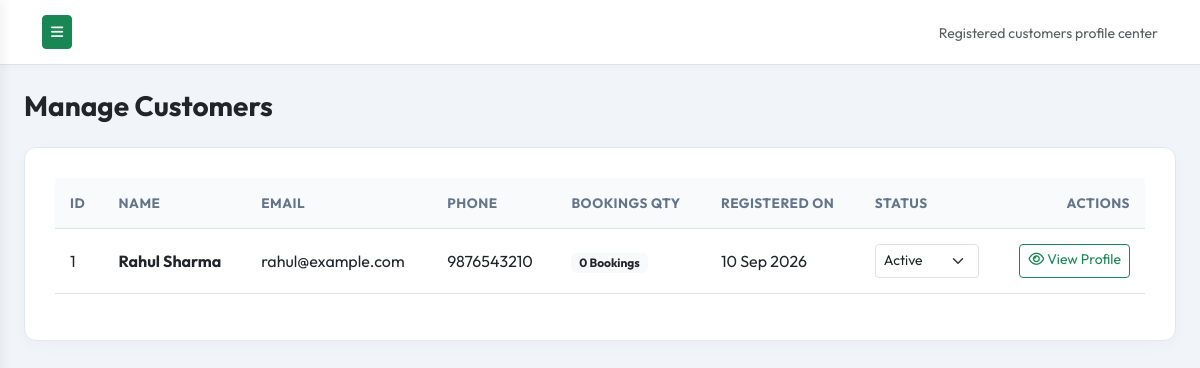
Page /admin/users/manage.php (signed in) on the committed database.
### tables this page shows
CREATE TABLE IF NOT EXISTS `users` (
  `id` INT AUTO_INCREMENT PRIMARY KEY,
  `name` VARCHAR(100) NOT NULL,
  `email` VARCHAR(150) NOT NULL UNIQUE,
  `password_hash` VARCHAR(255) NOT NULL,
  `phone` VARCHAR(20) NOT NULL,
  `address` TEXT DEFAULT NULL,
  `status` ENUM('Active', 'Inactive') DEFAULT 'Active',
  `verification_token` VARCHAR(100) DEFAULT NULL,
  `email_verified` TINYINT(1) DEFAULT 0,
  `created_at` TIMESTAMP DEFAULT CURRENT_TIMESTAMP,
  `updated_at` TIMESTAMP DEFAULT CURRENT_TIMESTAMP ON UPDATE CURRENT_TIMESTAMP
);

### includes/functions.php (called while the page is built, shortened)
<?php
function format_date($date_str, $format = 'd M Y') {
    $timestamp = strtotime($date_str);
    return date($format, $timestamp);
}

### admin/users/manage.php (the view, shortened to what this page needs)
<?php
require_once __DIR__ . '/../../includes/functions.php';
$db = Database::connect();
try {
    $stmt = $db->query("SELECT u.*, COUNT(b.id) as total_bookings FROM users u
                        LEFT JOIN bookings b ON u.id = b.user_id
                        GROUP BY u.id ORDER BY u.id DESC");
    $users = $stmt->fetchAll();
} catch (PDOException $e) {
    die("System error: " . $e->getMessage());
}
?>
<!DOCTYPE html>
<html lang="en">
<head>
    <link href="https://cdn.jsdelivr.net/npm/bootstrap@5.3.0/dist/css/bootstrap.min.css" rel="stylesheet">
    <link href="https://cdnjs.cloudflare.com/ajax/libs/font-awesome/6.4.0/css/all.min.css" rel="stylesheet">
    <link href="<?php echo SITE_URL; ?>/assets/css/admin.css" rel="stylesheet">
    <link href="<?php echo SITE_URL; ?>/assets/css/responsive.css" rel="stylesheet">
</head>
<body class="admin-body">
<div class="d-flex" id="wrapper">
    <div id="page-content-wrapper">
        <nav class="navbar navbar-expand-lg navbar-light admin-navbar border-bottom">
            <div class="container-fluid">
                <button class="btn btn-success btn-sm" id="menu-toggle"><i class="fas fa-bars"></i></button>
                <div class="ms-auto">
                    <span class="text-muted small">Registered customers profile center</span>
                </div>
            </div>
        </nav>
        <div class="container-fluid p-4">
            <div class="d-flex justify-content-between align-items-center mb-4">
                <h3 class="fw-bold mb-0">Manage Customers</h3>
            </div>
            <div class="admin-card">
                <div class="table-responsive">
                    <table class="table table-hover table-custom align-middle text-muted">
                        <thead>
                            <tr>
                                <th>ID</th>
                                <th>Name</th>
                                <th>Email</th>
                                <th>Phone</th>
                                <th>Bookings Qty</th>
                                <th>Registered On</th>
                                <th>Status</th>
                                <th class="text-end">Actions</th>
                            </tr>
                        </thead>
                        <tbody>
                            <?php if (!empty($users)): ?>
                                <?php foreach ($users as $usr):
                                ?>
                                    <tr>
                                        <td><?php echo $usr['id']; ?></td>
                                        <td><strong><?php echo htmlspecialchars($usr['name']); ?></strong></td>
                                        <td><?php echo htmlspecialchars($usr['email']); ?></td>
                                        <td><?php echo htmlspecialchars($usr['phone']); ?></td>
                                        <td><span class="badge bg-light text-dark"><?php echo $usr['total_bookings']; ?> Bookings</span></td>
                                        <td><?php echo format_date($usr['created_at']); ?></td>
                                        <form action="" method="POST">
                                            <td>
                                                <select name="status" class="form-select form-select-sm" onchange="this.form.submit()">
                                                    <option value="Active" <?php echo $usr['status'] === 'Active' ? 'selected' : ''; ?>>Active</option>
                                                </select>
                                            </td>
                                        </form>
                                        <td class="text-end">
                                            <a href="<?php echo SITE_URL; ?>/admin/users/view.php?id=<?php echo $usr['id']; ?>" class="btn btn-sm btn-outline-success py-1 px-2">
                                                <i class="far fa-eye"></i> View Profile
                                            </a>
                                        </td>
                                    </tr>
                                <?php endforeach; ?>
                            <?php else: ?>
                                <tr>
                                    <td colspan="8" class="text-center py-4">No customers registered yet.</td>
                                </tr>
                            <?php endif; ?>
                        </tbody>
                    </table>
                </div>
            </div>
        </div>
    </div>
</div>
</body>
</html>

### assets/css/admin.css (style rules this page uses)
:root { --admin-primary: #2D5A27; --admin-secondary: #34495E; --admin-dark: #1E293B; --admin-light: #F8FAFC; --sidebar-width: 260px; --transition: all 0.3s cubic-bezier(0.25, 0.8, 0.25, 1); }
body.admin-body { background-color: #F1F5F9; font-family: 'Outfit', sans-serif; overflow-x: hidden; }
#wrapper { display: flex; width: 100%; }
#page-content-wrapper { min-width: 100vw; transition: margin 0.3s cubic-bezier(0.25, 0.8, 0.25, 1); }
.admin-navbar { background-color: #FFFFFF; box-shadow: 0 2px 10px rgba(0,0,0,0.02); padding: 15px 30px; }
.admin-card { background-color: #FFFFFF; border-radius: 12px; box-shadow: 0 4px 15px rgba(0,0,0,0.03); border: 1px solid #E2E8F0; padding: 30px; margin-bottom: 30px; }
.table-custom th { background-color: #F8FAFC; color: #64748B; font-size: 0.85rem; text-transform: uppercase; font-weight: 700; letter-spacing: 0.5px; padding: 15px; }
.table-custom td { padding: 15px; vertical-align: middle; }
@media (min-width: 768px) { #page-content-wrapper { min-width: 0; width: 100%; } }

### assets/css/responsive.css (style rules this page uses)
*, *::before, *::after { box-sizing: border-box; }
html { -webkit-text-size-adjust: 100%; scroll-behavior: smooth; }
body { overflow-x: hidden; -webkit-font-smoothing: antialiased; }
input, select, textarea, button, .btn { min-height: 46px; }
.btn-sm, .form-control-sm, select.form-select-sm, .btn-group-sm > .btn { min-height: 34px !important; }
h1, h2, h3, h4, h5, h6, p, a, span, li, td, th, label { word-wrap: break-word; overflow-wrap: break-word; }
@media (min-width: 1025px) { #page-content-wrapper { min-width: 0; width: 100%; } }
.table-responsive { -webkit-overflow-scrolling: touch; }

### rows in the picture
users: id "1", name "Rahul Sharma", email "rahul@example.com", phone "9876543210", total_bookings "0", created_at "10 Sep 2026", status "Active"
